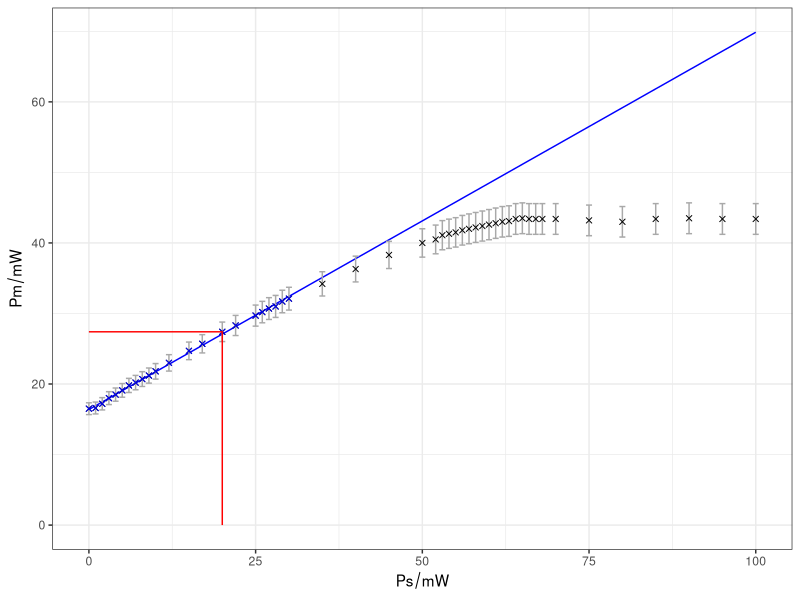

Here is the R script that generated this plot:
library(ggplot2)
theme_set(theme_bw())

#Calibration Measurement for Laser Power
P_s=c(seq(0,10),12,15,17,20,22,seq(25,30),seq(35,50,5),seq(52,68),seq(70,100,5)); #Power Set on the Laser's Software Interface (mW)
P_m=c(16.5,16.6,17.2,18.0,18.5,19.1,19.8,20.2,20.7,21.2,21.8,23.0,24.7,25.7,27.4,28.3,29.7,30.2,
      30.7,31.0,31.7,32.1,34.2,36.3,38.3,40.0,40.5,41.1,41.3,41.5,41.8,42.0,42.2,42.4,42.6,42.8,
      43.0,43.1,43.4,43.5,43.4,43.4,43.4,43.4,43.2,43.0,43.4,43.5,43.4,43.4); #Power Measured with the Powermeter (mW)
s_P=sqrt((P_m*0.05)^2+0.05^2)+0.01;

P_data=data.frame(x=P_s,y=P_m,sy=s_P);
data20mw=data.frame(x=c(0,20,20),y=c(27.4,27.4,0),sy=c(0,0,0))

P_fit=P_data[P_data$x<=30,,]
fit=lm(P_fit$y~P_fit$x,weights=1/(P_fit$sy)^2)
func <- function(x) fit[[1]][2]*x+fit[[1]][1];


ggplot(data=P_data,aes(x=x,y=y,sy=sy)) + stat_function(fun=func,colour="blue") + geom_errorbar(aes(ymin=y-sy,ymax=y+sy),colour="darkgrey") +
        geom_point(colour="black",pch=4) + geom_point(data=P_fit,colour="blue",pch=4) + geom_line(data=data20mw,aes(x=x,y=y),colour="red") +
        labs(x=expression(Ps / mW),y=expression(Pm / mW))
